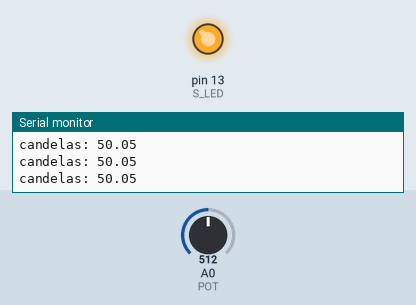
Bench run of a sketch on a simulated Arduino Uno, built with avr-gcc and run on an emulated ATmega328P. On the bench: output pins drawn as LEDs (lit = HIGH), the last lines printed to the serial monitor. The inputs (shaded band) are chosen by the test bench; at power-on: A0 (POT) = 512.

Above: at 1.2 s.
1.3 s: A0 (POT) set to 501
At 2.2 s:
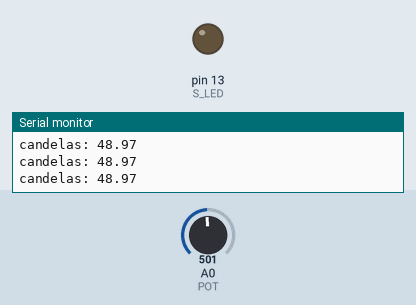
2.8 s: A0 (POT) set to 716
At 3.4 s:
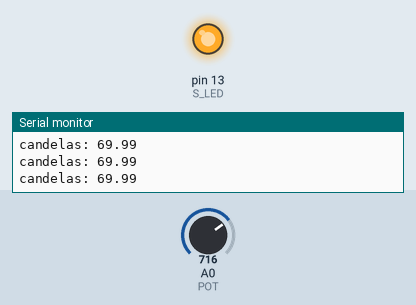
5.8 s: A0 (POT) set to 511
At 7.1 s:
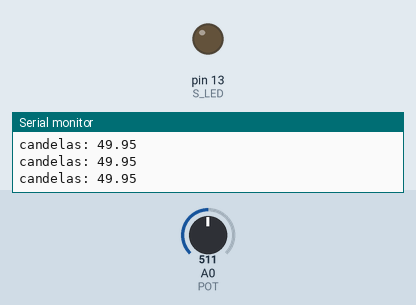
Timing chart, 0 to 8.8 s (numbered marks = the images above; inputs shaded):
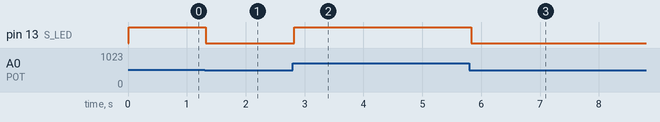

Measured:
- the behaviour switches between 512 and 511 on A0 (POT) (found by bisection; images 0 and 1)
- after the input at 1.3 s, pin 13 (S_LED): HIGH → LOW at once
- after the input at 2.8 s, pin 13 (S_LED): LOW → HIGH at once
- after the input at 5.8 s, pin 13 (S_LED): HIGH → LOW at once

The sketch:

P3A2-PWM.ino
```cpp
#define POT A0
#define S_LED 13

float value;
float candelas;

int pwm = 0;

void setup() {
  pinMode(S_LED, OUTPUT);
  Serial.begin(9600);
}

void loop() {
    value = analogRead(POT);
    analogWrite(S_LED, pwm);
    candelas = value / 1023 * 100;
    pwm = value / 4;
    Serial.print("candelas: ");
    Serial.println(candelas);
    delay(10);
}
```
